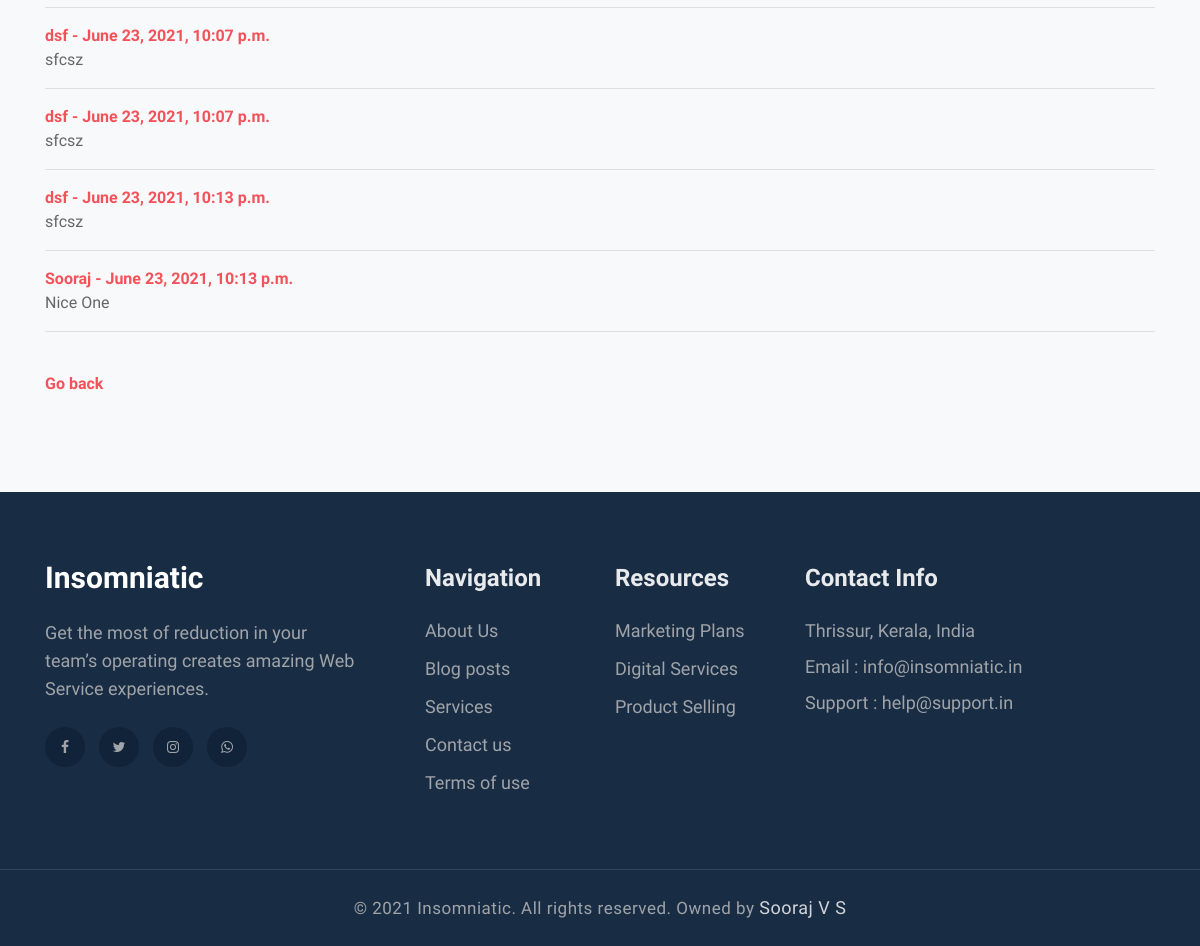
Page /blog/post/14/ (lower part) on the earlier database version.
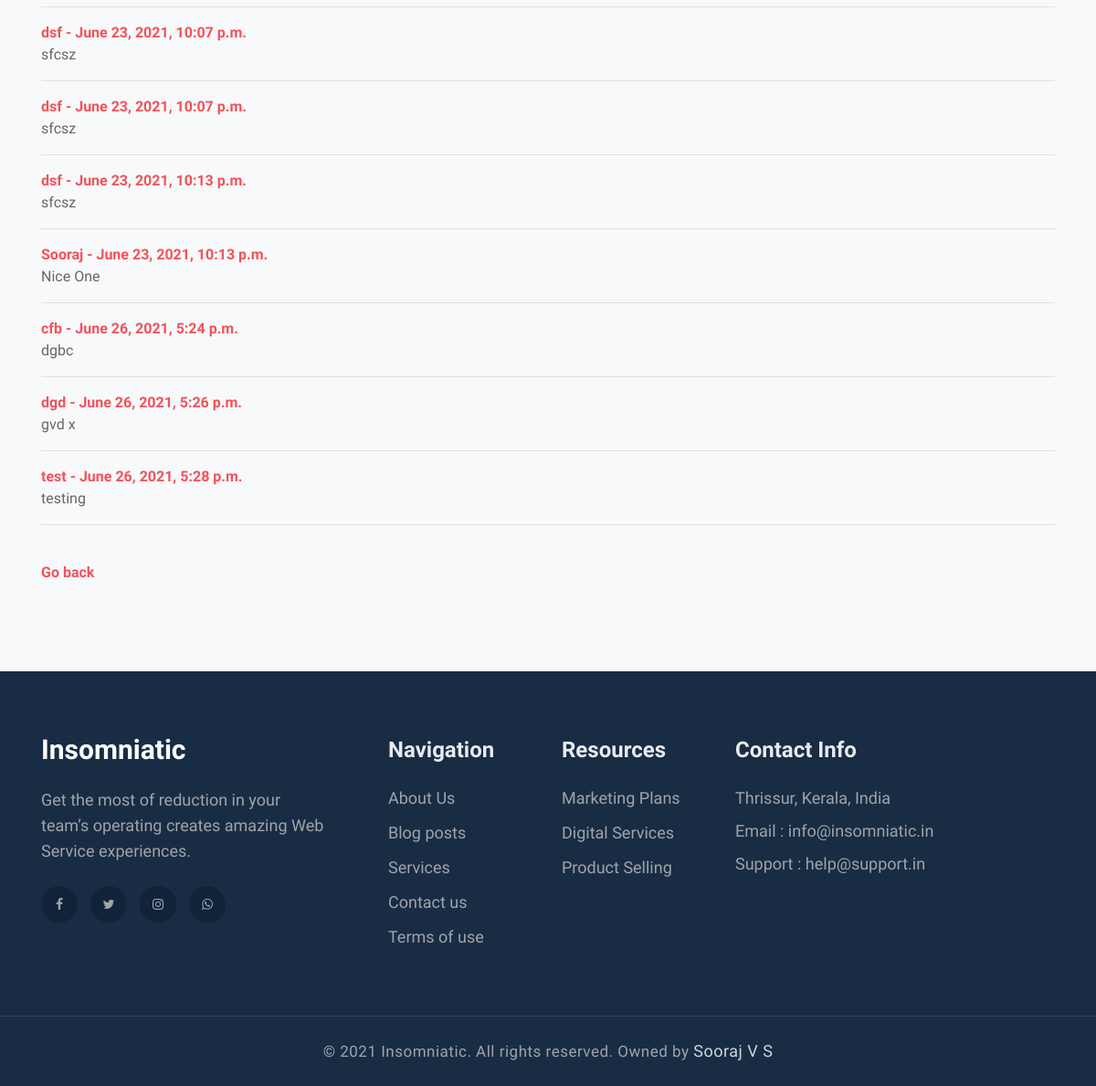
Same page on the later database version.
### blog/models.py (models this page shows, shortened)
class Comment1(models.Model):
    post = models.ForeignKey(Post,related_name='comments1', on_delete=models.CASCADE)
    name = models.CharField(max_length=255)
    body = models.TextField()
    date_added = models.DateTimeField(auto_now_add=True)

### blog/views.py (the view)
# urls.py: path('post/<int:pk>/', PostDetailView.as_view(),name='post-detail'),
class PostDetailView(DetailView):
    model = Post
    def get_context_data(self,*args, **kwargs):
        context = super(PostDetailView, self).get_context_data()
        stuff = get_object_or_404(Post,id=self.kwargs['pk'])
        total_likes = stuff.total_likes()
        liked = False
        if stuff.likes.filter(id=self.request.user.id).exists():
            liked = True
        context["total_likes"] = total_likes
        context["liked"]= liked
        return context

### blog/models.py (called while the page is built)
    def total_likes(self):
        return self.likes.count()

### blog/templates/blog/post_detail.html (shortened to what this page needs)
{% extends 'basic/base.html' %}
{% load static %}
{% block content %}
<section class="w3l-services-block-3 py-5" id="services">
    <div class="features-main py-lg-5 py-md-3">
        <div class="container">
            <div class="row features mt-lg-4">
               <div class="col-lg-12 col-md-6 feature-grid">
                    <a href="#url">
                        <div>
                            <br>
                            <br>
                            <br>
                            <br>
                            {% if not post.comments1.all %}
                            <hr>
                             No Comments Yet <a href="{% url 'add_comment' post.pk %}">Add One</a>
                            <hr>
                            {% else %}
                            <a href="{% url 'add_comment' post.pk %}">Add Comment</a> <br><hr>
                                {% for comment1 in post.comments1.all %}
                                    <strong style="color:#f3525a">
                                    {{ comment1.name }} -
                                    {{ comment1.date_added }}
                                        </strong>
                            <br>
                                    {{ comment1.body }}
                            <br>
                            <hr>
                                {% endfor %}
                            {% endif %}
                            <br>
                           <b><a href="{{request.META.HTTP_REFERER}}">Go back</a></b>
                            </div>
                    </a>
                </div>
            </div>
        </div>
    </div>
</section>
{% endblock content %}

Differences in the rows shown:
added Comment1: name "cfb", date_added "June 26, 2021, 5:24 p.m.", body "dgbc"
added Comment1: name "dgd", date_added "June 26, 2021, 5:26 p.m.", body "gvd x"
added Comment1: name "test", date_added "June 26, 2021, 5:28 p.m.", body "testing"
